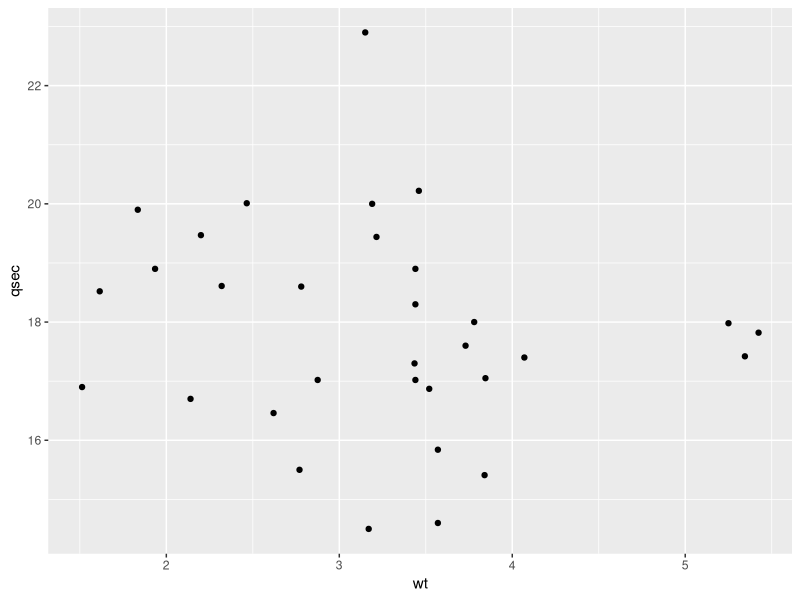
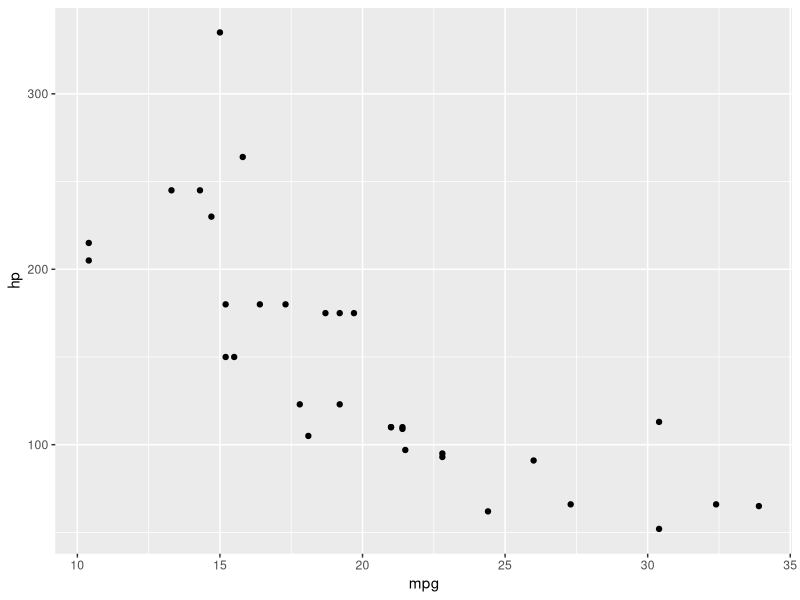

These figures' R source, in order:
library(ggplot2)

mydata <- mtcars

chartA <-  ggplot(mydata, aes(x = wt, y=qsec)) + 
  geom_point()

chartA2 <- ggplot(mydata, aes(x = mpg, y=hp)) +
  geom_point()
